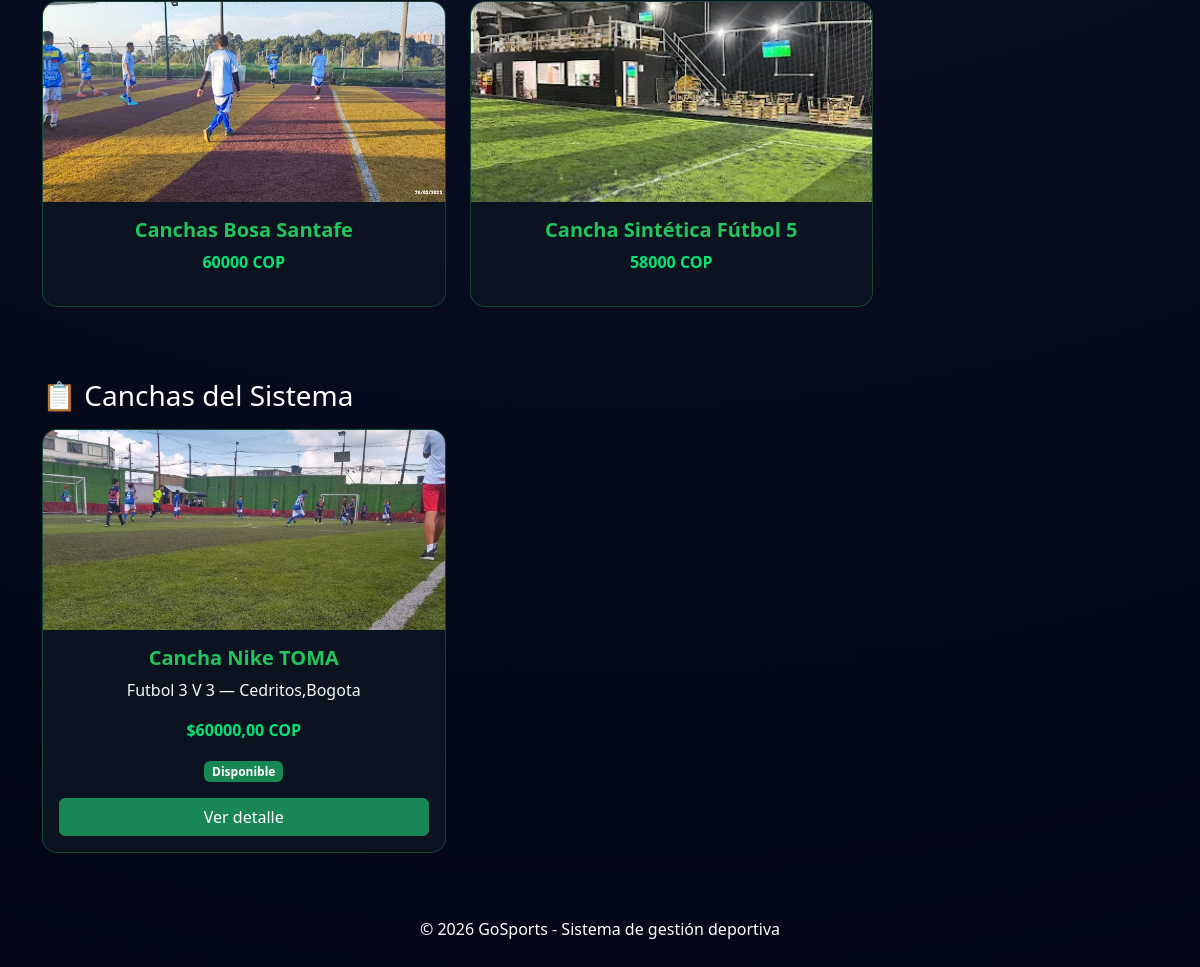
Before: /reservas/canchas/ (lower part) with the older database file.
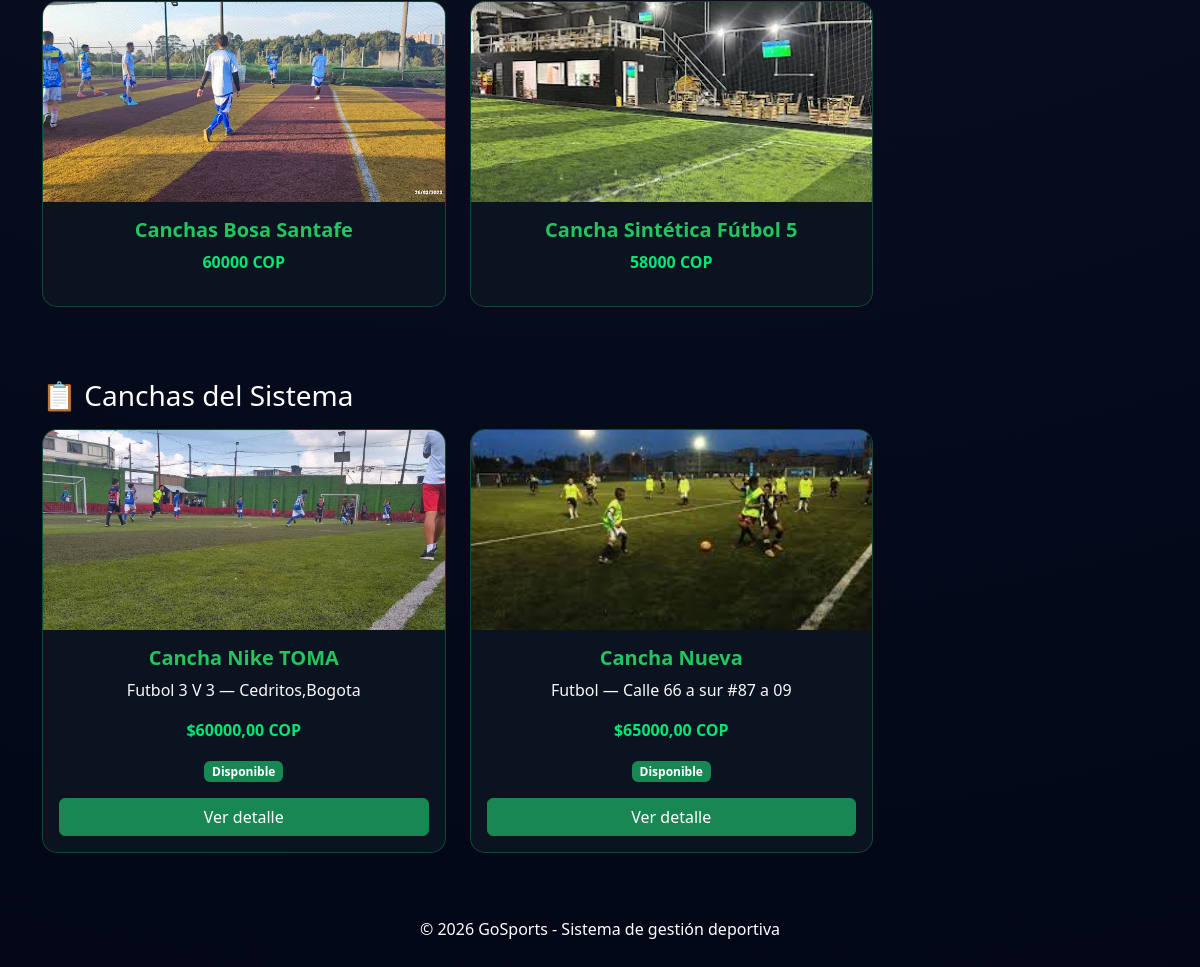
After: the same page with the newer database file.
### canchas/models.py (models this page shows, shortened)
class Cancha(models.Model):
    ESTADOS = [
        ('disponible', 'Disponible'),
        ('ocupado', 'Ocupado'),
        ('mantenimiento', 'Mantenimiento'),
    ]
    nombre = models.CharField(max_length=100)
    tipo = models.CharField(max_length=50)
    precio = models.DecimalField(max_digits=10, decimal_places=2)
    capacidad = models.IntegerField()
    estado = models.CharField(max_length=20, choices=ESTADOS)
    direccion = models.CharField(max_length=255)
    imagen = models.ImageField(upload_to='canchas/')

### reservas/views.py (the view)
# urls.py: path('canchas/', views.canchas_publico, name='canchas_publico'),
def canchas_publico(request):
    canchas_db = CanchaDB.objects.all()
    return render(request, 'canchas.html', {
        "canchas": CANCHAS_PUBLICO,
        "canchas_db": canchas_db,
    })

### templates/canchas.html (shortened to what this page needs)
{% load static %}
<!DOCTYPE html>
<html lang="es">
<head>
<link href="https://cdn.jsdelivr.net/npm/bootstrap@5.3.2/dist/css/bootstrap.min.css" rel="stylesheet">
<link rel="stylesheet" href="{% static 'css/canchas.css' %}">
</head>
<body>
<div class="container mt-4">
<div class="row">
<div class="col-md-9">
<div class="row" id="productList">
{% for cancha in canchas %}
<div class="col-md-6 mb-4 card-container"
data-price="{{ cancha.precio }}"
id="cancha-{{ forloop.counter }}">
<div class="card h-100">
{% if cancha.imagen %}
<img src="{% static 'img/' %}{{ cancha.imagen }}"
class="card-img-top"
alt="{{ cancha.nombre }}"
onclick="openModal('{% static 'img/' %}{{ cancha.imagen }}','{{ cancha.nombre }}','{{ cancha.precio }}')">
{% else %}
<img src="{% static 'img/default.jpg' %}" class="card-img-top">
{% endif %}
<div class="card-body text-center">
<h5 class="card-title">
<a href="{% url 'reservas:cancha_detalle' cancha.id %}">
{{ cancha.nombre }}
</a>
</h5>
<p class="text-success fw-bold">
{{ cancha.precio }} COP
</p>
</div>
</div>
</div>
{% endfor %}
</div>
{% if canchas_db %}
<h3 class="mt-5 mb-3 text-white">📋 Canchas del Sistema</h3>
<div class="row" id="productListDB">
{% for c in canchas_db %}
<div class="col-md-6 mb-4 card-container"
data-price="{{ c.precio }}">
<div class="card h-100">
{% if c.imagen %}
<a href="{% url 'reservas:cancha_detalle_db' c.id %}">
<img src="{{ c.imagen.url }}"
class="card-img-top"
style="cursor:pointer;">
</a>
{% else %}
<img src="{% static 'img/cancha.jpg' %}" class="card-img-top">
{% endif %}
<div class="card-body text-center">
<h5 class="card-title">
<a href="{% url 'reservas:cancha_detalle_db' c.id %}">
{{ c.nombre }}
</a>
</h5>
<p class="text-light">{{ c.tipo }} — {{ c.direccion }}</p>
<p class="text-success fw-bold">${{ c.precio }} COP</p>
{% if c.estado == "disponible" %}
<span class="badge bg-success">Disponible</span>
{% elif c.estado == "ocupado" %}
<span class="badge bg-danger">Ocupado</span>
{% else %}
<span class="badge bg-warning text-dark">Mantenimiento</span>
{% endif %}
<div class="mt-3">
<a href="{% url 'reservas:cancha_detalle_db' c.id %}" class="btn btn-success w-100">
Ver detalle
</a>
</div>
</div>
</div>
</div>
{% endfor %}
</div>
{% endif %}
</div>
</div>
</div>
<footer class="text-center py-3 mt-4">
<p>© 2026 GoSports - Sistema de gestión deportiva</p>
</footer>
</body>
</html>

Changed rows visible on the page:
added Cancha: imagen (picture), nombre "Cancha Nueva", tipo "Futbol", direccion "Calle 66 a sur #87 a 09", precio "65000,00", estado "Disponible"
